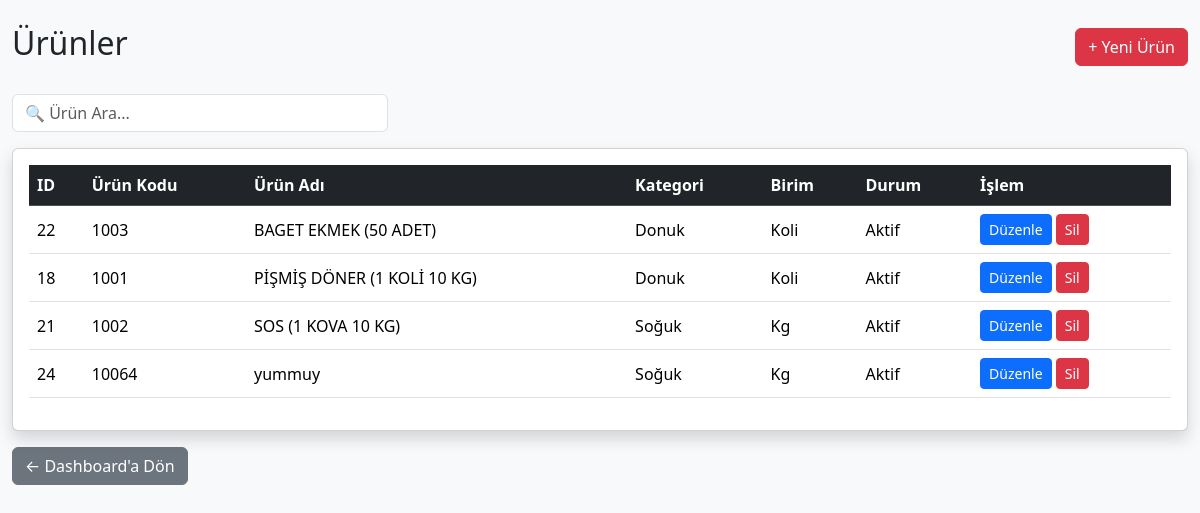
Before: /urunler (signed in) with the older database file.
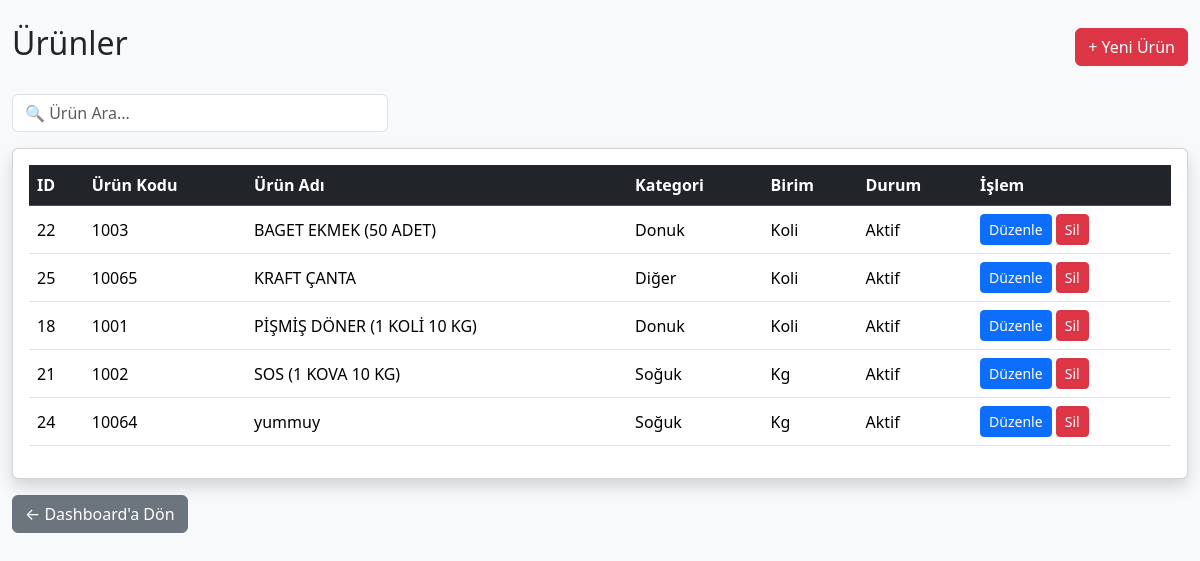
After: the same page with the newer database file.
### tables this page shows
CREATE TABLE urunler(

            id INTEGER PRIMARY KEY AUTOINCREMENT,

            urun_kodu TEXT NOT NULL UNIQUE,

            urun_adi TEXT NOT NULL,

            kategori TEXT,

            birim TEXT,

            durum TEXT

        , palet_kapasitesi INTEGER DEFAULT 0, urun_tipi TEXT DEFAULT 'Donuk', koli_agirligi REAL DEFAULT 0, fiyat REAL DEFAULT 0, tedarik_sekli TEXT DEFAULT 'Merkez');

### src/main.py (the view)
@app.route("/urunler")
def urunler():
    sonuc = admin_kontrol()
    if sonuc:
        return sonuc
    liste = get_urunler()
    return render_template(
        "urunler.html",
        urunler=liste
    )

### src/database.py (called while the page is built)
def connect_database():
    print("DB =", os.path.abspath(DB_NAME))
    return sqlite3.connect(DB_NAME)

def get_urunler():
    conn = connect_database()
    cursor = conn.cursor()
    cursor.execute("""
        SELECT
            id,
            urun_kodu,
            urun_adi,
            kategori,
            birim,
            durum,
            palet_kapasitesi,
            urun_tipi,
            koli_agirligi,
            tedarik_sekli

        FROM urunler

        ORDER BY urun_adi
    """)
    sonuc = cursor.fetchall()
    conn.close()
    return sonuc

### src/main.py (called while the page is built)
@app.before_request
def test():
    print(
        "METHOD:",
        request.method,
        "URL:",
        request.path
    )

def admin_kontrol():
    if "giris" not in session:
        return redirect("/")
    if session.get("yetki") != "admin":
        abort(403)
    return None

### templates/urunler.html (shortened to what this page needs)
<!DOCTYPE html>
<html lang="tr">
<head>
    <link href="https://cdn.jsdelivr.net/npm/bootstrap@5.3.3/dist/css/bootstrap.min.css" rel="stylesheet">
</head>
<body class="bg-light">
<div class="container-fluid mt-4">
    <div class="d-flex justify-content-between align-items-center mb-4">
        <h2>Ürünler</h2>
        <a href="/yeni-urun" class="btn btn-danger">
            + Yeni Ürün
        </a>
    </div>
    <div class="row mb-3">
        <div class="col-md-4">
            <input
                type="text"
                id="aramaKutusu"
                class="form-control"
                placeholder="🔍 Ürün Ara...">
        </div>
    </div>
    <div class="card shadow">
        <div class="card-body">
            <table class="table table-hover align-middle">
                <thead class="table-dark">
                    <tr>
                        <th>ID</th>
                        <th>Ürün Kodu</th>
                        <th>Ürün Adı</th>
                        <th>Kategori</th>
                        <th>Birim</th>
                        <th>Durum</th>
                        <th>İşlem</th>
                    </tr>
                </thead>
                <tbody>
                {% if urunler %}
                    {% for u in urunler %}
                    <tr class="urunSatiri">
                        <td>{{ u[0] }}</td>
                        <td>{{ u[1] }}</td>
                        <td>{{ u[2] }}</td>
                        <td>{{ u[3] }}</td>
                        <td>{{ u[4] }}</td>
                        <td>{{ u[5] }}</td>
                        <td>
                            <a href="/urun-duzenle/{{u[0]}}" class="btn btn-primary btn-sm">
                                Düzenle
                            </a>
                            <a
                                href="/urun-sil/{{u[0]}}"
                                class="btn btn-danger btn-sm"
                                onclick="return confirm('Ürün silinsin mi?');">
                                Sil
                            </a>
                        </td>
                    </tr>
                    {% endfor %}
                {% else %}
                    <tr>
                        <td colspan="7" class="text-center text-muted p-5">
                            Henüz kayıtlı ürün bulunmuyor.
                        </td>
                    </tr>
                {% endif %}
                </tbody>
            </table>
        </div>
    </div>
    <div class="mt-3">
        <a href="/dashboard" class="btn btn-secondary">
            ← Dashboard'a Dön
        </a>
    </div>
</div>
</body>
</html>

Changed rows visible on the page:
added urunler: id "25", urun_kodu "10065", urun_adi "KRAFT ÇANTA", kategori "Diğer", birim "Koli", durum "Aktif"
